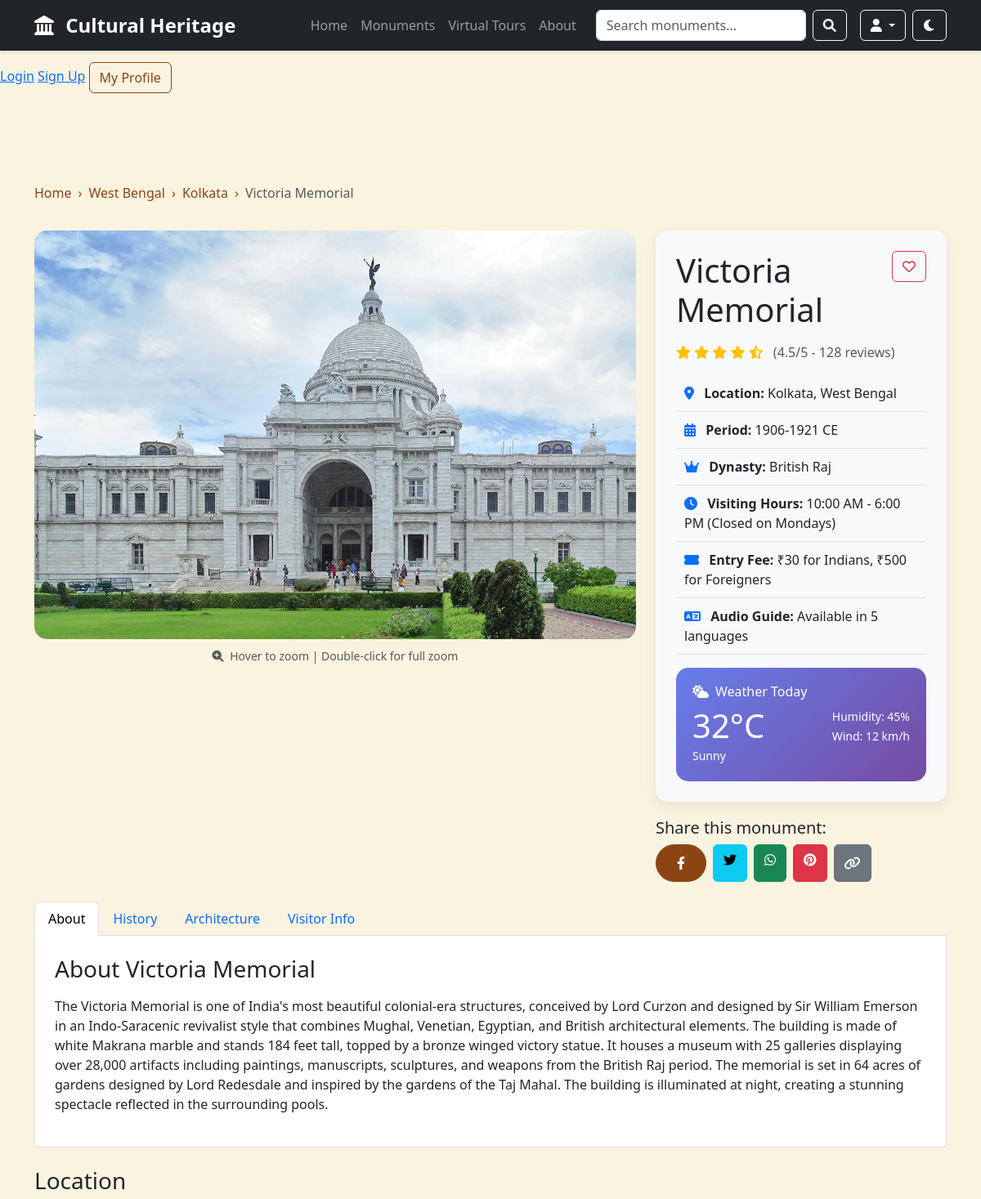
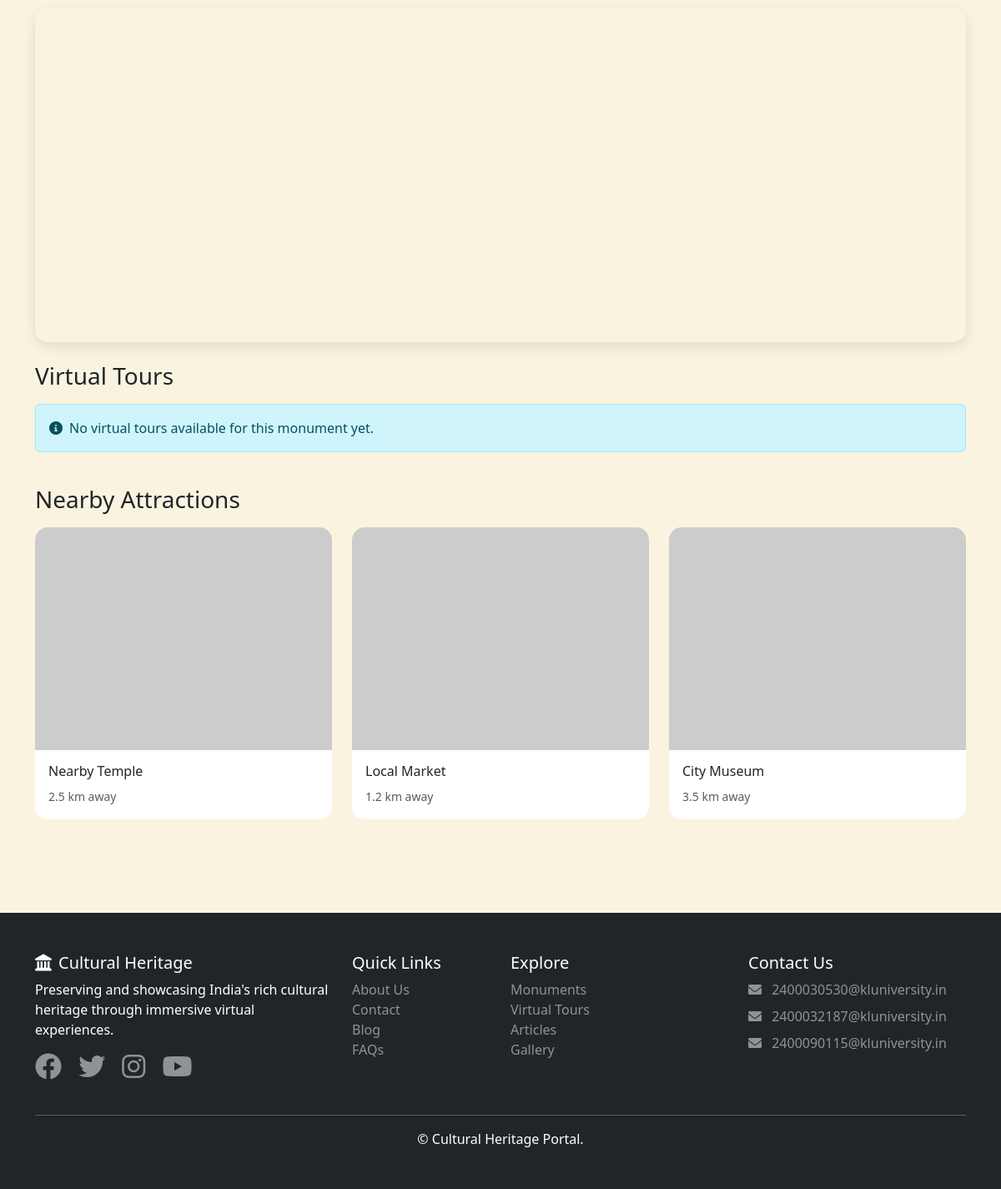
The page /monument/victoria-memorial/ on the database its author committed (2 pictures, top to bottom).
### tours/models.py (models this page shows, shortened)
class Monument(models.Model):
    name = models.CharField(max_length=200)
    slug = models.SlugField(unique=True)
    description = models.TextField()
    short_description = models.CharField(max_length=300)
    location = models.CharField(max_length=200)
    state = models.CharField(max_length=100)
    latitude = models.FloatField(default=0.0)
    longitude = models.FloatField(default=0.0)
    period = models.CharField(max_length=100)
    dynasty = models.CharField(max_length=100)
    visiting_hours = models.CharField(max_length=200, default="10:00 AM - 6:00 PM")
    entry_fee = models.CharField(max_length=200, blank=True, default="Free")
    main_image = models.ImageField(upload_to='monuments/main/', null=True, blank=True)
    created_at = models.DateTimeField(auto_now_add=True)
    updated_at = models.DateTimeField(auto_now=True)
    class Meta:
        ordering = ['name']

### tours/views.py (the view)
# urls.py: path('monument/<slug:slug>/', views.MonumentDetailView.as_view(), name='monument_detail'),
class MonumentDetailView(DetailView):
    model = Monument
    template_name = 'tours/monument_detail.html'
    context_object_name = 'monument'
    def get_context_data(self, **kwargs):
        context = super().get_context_data(**kwargs)
        context['tours'] = VirtualTour.objects.filter(
            monument=self.object,
            is_published=True
        )
        return context

### templates/tours/monument_detail.html (shortened to what this page needs)
{% extends 'base.html' %}
{% load static %}
{% block content %}
<div class="container py-4">
    <nav aria-label="breadcrumb" class="mb-4">
        <ol class="breadcrumb">
            <li class="breadcrumb-item"><a href="{% url 'tours:home' %}" class="text-decoration-none">Home</a></li>
            <li class="breadcrumb-item"><a href="{% url 'tours:search' %}?q={{ monument.state }}" class="text-decoration-none">{{ monument.state }}</a></li>
            <li class="breadcrumb-item"><a href="{% url 'tours:search' %}?q={{ monument.location }}" class="text-decoration-none">{{ monument.location }}</a></li>
            <li class="breadcrumb-item active" aria-current="page">{{ monument.name }}</li>
        </ol>
    </nav>
    <div class="row mb-4">
        <div class="col-lg-8">
            <div class="zoom-container" style="position: relative; overflow: hidden; border-radius: 15px; height: 500px;">
                {% if monument.main_image and monument.main_image.url %}
                <img src="{{ monument.main_image.url }}" class="main-image zoom-image" alt="{{ monument.name }}" id="mainImage" style="width: 100%; height: 100%; object-fit: cover;">
                {% else %}
                <img src="https://via.placeholder.com/1200x800?text={{ monument.name }}" class="main-image" alt="{{ monument.name }}" style="width: 100%; height: 100%; object-fit: cover;">
                {% endif %}
            </div>
            <div class="text-center mt-2">
                <small class="text-muted"><i class="fas fa-search-plus me-1"></i> Hover to zoom | Double-click for full zoom</small>
            </div>
        </div>
        <div class="col-lg-4">
            <div class="info-card" data-aos="fade-left">
                <div class="d-flex justify-content-between align-items-start mb-3">
                    <h1 class="mb-0">{{ monument.name }}</h1>
                    <button class="btn btn-outline-danger" onclick="toggleFavorite({{ monument.id }})">
                        <i class="far fa-heart" id="fav-icon-{{ monument.id }}"></i>
                    </button>
                </div>
                <div class="rating mb-3">
                    <i class="fas fa-star"></i>
                    <i class="fas fa-star"></i>
                    <i class="fas fa-star"></i>
                    <i class="fas fa-star"></i>
                    <i class="fas fa-star-half-alt"></i>
                    <span class="text-muted ms-2">(4.5/5 - 128 reviews)</span>
                </div>
                <div class="info-item">
                    <i class="fas fa-map-marker-alt text-primary me-2"></i>
                    <strong>Location:</strong> {{ monument.location }}, {{ monument.state }}
                </div>
                <div class="info-item">
                    <i class="fas fa-calendar-alt text-primary me-2"></i>
                    <strong>Period:</strong> {{ monument.period }}
                </div>
                <div class="info-item">
                    <i class="fas fa-crown text-primary me-2"></i>
                    <strong>Dynasty:</strong> {{ monument.dynasty }}
                </div>
                <div class="info-item">
                    <i class="fas fa-clock text-primary me-2"></i>
                    <strong>Visiting Hours:</strong> {{ monument.visiting_hours }}
                </div>
                <div class="info-item">
                    <i class="fas fa-ticket-alt text-primary me-2"></i>
                    <strong>Entry Fee:</strong> {{ monument.entry_fee|default:"Free" }}
                </div>
                <div class="info-item">
                    <i class="fas fa-language text-primary me-2"></i>
                    <strong>Audio Guide:</strong> Available in 5 languages
                </div>
                <div class="weather-widget mt-3">
                    <h6><i class="fas fa-cloud-sun me-2"></i>Weather Today</h6>
                    <div class="d-flex justify-content-between">
                        <div>
                            <span class="display-6">32°C</span>
                            <br>
                            <small>Sunny</small>
                        </div>
                        <div class="text-end">
                            <small>Humidity: 45%</small>
                            <br>
                            <small>Wind: 12 km/h</small>
                        </div>
                    </div>
                </div>
            </div>
            <div class="share-buttons mt-3">
                <h5>Share this monument:</h5>
                <div class="d-flex gap-2">
                    <a href="https://www.facebook.com/sharer/sharer.php?u={{ request.build_absolute_uri }}" target="_blank" class="btn btn-primary">
                        <i class="fab fa-facebook-f"></i>
                    </a>
                    <a href="https://twitter.com/intent/tweet?url={{ request.build_absolute_uri }}&text={{ monument.name }}" target="_blank" class="btn btn-info">
                        <i class="fab fa-twitter"></i>
                    </a>
                    <a href="https://wa.me/?text={{ monument.name }} - {{ request.build_absolute_uri }}" target="_blank" class="btn btn-success">
                        <i class="fab fa-whatsapp"></i>
                    </a>
                    {% if monument.main_image and monument.main_image.url %}
                    <a href="https://pinterest.com/pin/create/button/?url={{ request.build_absolute_uri }}&media={{ monument.main_image.url }}&description={{ monument.name }}" target="_blank" class="btn btn-danger">
                        <i class="fab fa-pinterest"></i>
                    </a>
                    {% else %}
                    <button class="btn btn-danger" disabled title="No image to share">
                        <i class="fab fa-pinterest"></i>
                    </button>
                    {% endif %}
                    <button class="btn btn-secondary" onclick="copyToClipboard('{{ request.build_absolute_uri }}')">
                        <i class="fas fa-link"></i>
                    </button>
                </div>
            </div>
        </div>
    </div>
    <div class="row mb-4">
        <div class="col-12">
            <ul class="nav nav-tabs" id="monumentTabs" role="tablist">
                <li class="nav-item" role="presentation">
                    <button class="nav-link active" id="about-tab" data-bs-toggle="tab" data-bs-target="#about" type="button" role="tab">About</button>
                </li>
                <li class="nav-item" role="presentation">
                    <button class="nav-link" id="history-tab" data-bs-toggle="tab" data-bs-target="#history" type="button" role="tab">History</button>
                </li>
                <li class="nav-item" role="presentation">
                    <button class="nav-link" id="architecture-tab" data-bs-toggle="tab" data-bs-target="#architecture" type="button" role="tab">Architecture</button>
                </li>
                <li class="nav-item" role="presentation">
                    <button class="nav-link" id="visitor-info-tab" data-bs-toggle="tab" data-bs-target="#visitor-info" type="button" role="tab">Visitor Info</button>
                </li>
            </ul>
            <div class="tab-content p-4 border border-top-0 rounded-bottom" style="background: white;">
                <div class="tab-pane fade show active" id="about" role="tabpanel">
                    <h3>About {{ monument.name }}</h3>
                    <p class="lead">{{ monument.description|linebreaks }}</p>
                </div>
            </div>
        </div>
    </div>
    <div class="row mb-4">
        <div class="col-12">
            <h3 class="mb-3">Location</h3>
            <div id="map" style="height: 400px; width: 100%;"></div>
        </div>
    </div>
    <div class="row mb-4">
        <div class="col-12">
            <h3 class="mb-3">Virtual Tours</h3>
            <div class="row">
                {% for tour in tours %}
                <div class="col-md-4 mb-4">
                    <div class="card h-100" data-aos="fade-up" data-aos-delay="{{ forloop.counter|add:'100' }}">
                        <div class="card-body">
                            <h5 class="card-title">{{ tour.title }}</h5>
                            <p class="card-text">{{ tour.description|truncatewords:15 }}</p>
                            <div class="mb-3">
                                <span class="badge bg-primary">{{ tour.get_tour_type_display }}</span>
                                <span class="badge bg-secondary ms-2"><i class="fas fa-clock me-1"></i>{{ tour.duration_minutes }} min</span>
                            </div>
                            <a href="{% url 'tours:virtual_tour' tour.id %}" class="btn btn-primary w-100">
                                <i class="fas fa-play me-2"></i>Start Tour
                            </a>
                        </div>
                    </div>
                </div>
                {% empty %}
                <div class="col-12">
                    <div class="alert alert-info">
                        <i class="fas fa-info-circle me-2"></i>No virtual tours available for this monument yet.
                    </div>
                </div>
                {% endfor %}
            </div>
        </div>
    </div>
    <div class="row mb-4">
        <div class="col-12">
            <h3 class="mb-3">Nearby Attractions</h3>
            <div class="row">
                <div class="col-md-4 mb-3">
                    <div class="card">
                        <img src="https://via.placeholder.com/400x300?text=Nearby+Attraction" class="card-img-top" alt="Nearby">
                        <div class="card-body">
                            <h6>Nearby Temple</h6>
                            <small class="text-muted">2.5 km away</small>
                        </div>
                    </div>
                </div>
                <div class="col-md-4 mb-3">
                    <div class="card">
                        <img src="https://via.placeholder.com/400x300?text=Local+Market" class="card-img-top" alt="Market">
                        <div class="card-body">
                            <h6>Local Market</h6>
                            <small class="text-muted">1.2 km away</small>
                        </div>
                    </div>
                </div>
                <div class="col-md-4 mb-3">
                    <div class="card">
                        <img src="https://via.placeholder.com/400x300?text=Museum" class="card-img-top" alt="Museum">
                        <div class="card-body">
                            <h6>City Museum</h6>
                            <small class="text-muted">3.5 km away</small>
                        </div>
                    </div>
                </div>
            </div>
        </div>
    </div>
</div>
{% endblock %}

### static/css/style.css (style rules this page uses)
:root { --primary-color: #8B4513; --secondary-color: #DAA520; --dark-color: #2C1810; --light-color: #F5E6D3; }
* { margin: 0; padding: 0; box-sizing: border-box; }
body { font-family: 'Segoe UI', Tahoma, Geneva, Verdana, sans-serif; background-color: #FAF3E0; padding-top: 76px; }
.btn-primary { background-color: var(--primary-color); border-color: var(--primary-color); padding: 10px 25px; border-radius: 25px; transition: all 0.3s; }
.info-card { background: white; border-radius: 15px; box-shadow: 0 5px 15px rgba(0,0,0,0.08); transition: all 0.3s; }
.breadcrumb { background: transparent; padding: 10px 0; }
.breadcrumb-item a { color: var(--primary-color); text-decoration: none; }
.card { border: none; border-radius: 15px; overflow: hidden; transition: all 0.3s; }

### templates/base.html (style rules this page uses)
.zoom-container { position: relative; overflow: hidden; cursor: zoom-in; }
.zoom-image { transition: transform 0.5s ease; width: 100%; height: 100%; object-fit: cover; }
.breadcrumb { background: transparent; padding: 10px 0; }
.breadcrumb-item + .breadcrumb-item::before { content: "›"; color: #8B4513; }

### templates/tours/monument_detail.html (style rules this page uses)
.main-image { height: 500px; object-fit: cover; width: 100%; border-radius: 15px; box-shadow: 0 10px 30px rgba(0,0,0,0.2); }
.info-card { background: #f8f9fa; border-radius: 15px; padding: 25px; margin-bottom: 20px; box-shadow: 0 5px 15px rgba(0,0,0,0.08); }
.info-item { padding: 10px; border-bottom: 1px solid #dee2e6; }
.share-buttons .btn { transition: all 0.3s; }
#map { border-radius: 15px; overflow: hidden; box-shadow: 0 5px 15px rgba(0,0,0,0.1); }
.rating { color: #ffc107; }
.weather-widget { background: linear-gradient(135deg, #667eea 0%, #764ba2 100%); color: white; padding: 20px; border-radius: 15px; }

### rows shown on the page
Monument: state "West Bengal", location "Kolkata", name "Victoria Memorial", main_image (picture), period "1906-1921 CE", dynasty "British Raj", visiting_hours "10:00 AM - 6:00 PM (Closed on Mondays)", entry_fee "₹30 for Indians, ₹500 for Foreigners", description "The Victoria Memorial is one of India's most beautiful colonial-era structures, conceived by Lord Curzon and designed by Sir William Emerson in an Indo-Saracenic revivalist style that combines Mughal, Venetian, Egyptian, and British architectural elements. The building is made of white Makrana marble and stands 184 feet tall, topped by a bronze winged victory statue. It houses a museum with 25 galleries displaying over 28,000 artifacts including paintings, manuscripts, sculptures, and weapons from the British Raj period. The memorial is set in 64 acres of gardens designed by Lord Redesdale and inspired by the gardens of the Taj Mahal. The building is illuminated at night, creating a…"
